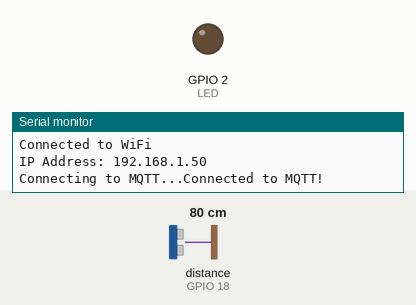
This sketch was run on a simulated ESP32. Shown: output pins drawn as LEDs (lit = HIGH), the last lines printed to the serial monitor. Wiring (from diagram.json): ultrasonic range finder: trigger GPIO 5; echo GPIO 18. The test bench sets the inputs (shaded band); at power-on: distance to the obstacle (sensor on GPIO 18) 80 cm. The echo pulse lasts 58.3 µs per cm; WiFi joins after 1.5 s; servers stay silent unless stated; no MQTT or app messages arrive unless stated; pins used as bus, display or sensor lines are not drawn.

Above: at 3.2 s.
3.3 s: distance to the obstacle (sensor on GPIO 18) set to 17 cm
13.2 s: distance to the obstacle (sensor on GPIO 18) set to 14 cm
At 22.8 s:
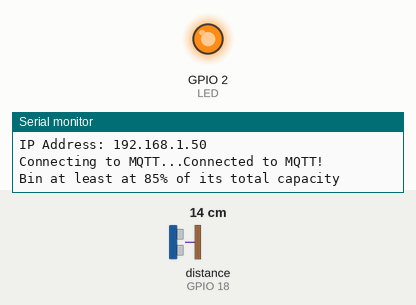
23.5 s: distance to the obstacle (sensor on GPIO 18) set to 18 cm
At 32.9 s:
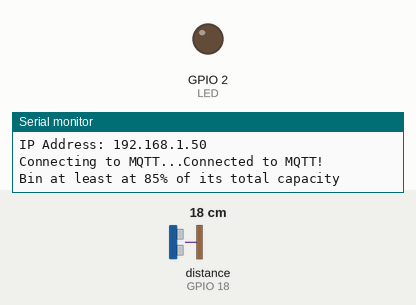
33.5 s: distance to the obstacle (sensor on GPIO 18) set to 2 cm
At 43.0 s:
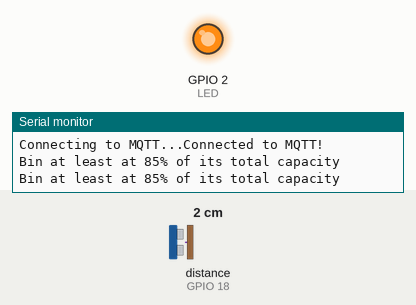
Timing chart, 0 to 44.5 s (numbered marks = the images above; inputs shaded):
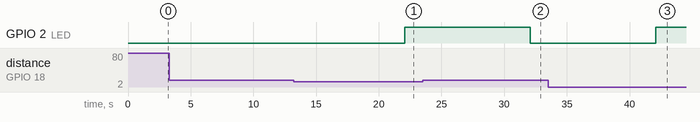

The sketch:

sketch.ino
```cpp
#include <Arduino.h>
#include "freertos/FreeRTOS.h"
#include "freertos/task.h"
#include "freertos/semphr.h"
#include <WiFi.h>
#include <WiFiClientSecure.h>
#include <PubSubClient.h>
#include <ArduinoJson.h>

#define TRIG_PIN 5
#define ECHO_PIN 18
#define LED 2
#define TOPIC_CONTAINER "/contenedores/estado"

float duration_us, distance_cm;
boolean message;
float usedCapacity;
SemaphoreHandle_t xMutex;

const char* ssid = "Wokwi-GUEST";
const char* password = "";

const char* mqtt_server = "942075f3b1b14c5d96569228d55c3682.s1.eu.hivemq.cloud";
const int mqtt_port = 8883;
const char* mqtt_user = "hivemq.webclient.1737116538886";
const char* mqtt_password = "d:RThu0SC$sml#51B9.A";

WiFiClientSecure wifiClient;
PubSubClient client(wifiClient);

void vBinControlTask(void* pvParam) {
  for (;;) {
    if (xSemaphoreTake(xMutex, portMAX_DELAY)) {
      digitalWrite(TRIG_PIN, HIGH);
      delayMicroseconds(10);
      digitalWrite(TRIG_PIN, LOW);

      duration_us = pulseIn(ECHO_PIN, HIGH);
      distance_cm = 0.017 * duration_us;

      if (distance_cm > 100) {
        usedCapacity = 0.0; // Contenedor vacío
      } else {
        usedCapacity = (100 - distance_cm) / 100;
        if (usedCapacity > 0.85) {
          digitalWrite(LED, HIGH);
          if (!message) {
            Serial.println("Bin at least at 85% of its total capacity");
            message = true;
          }
        } else {
          digitalWrite(LED, LOW);
          message = false;
        }
      }
       usedCapacity = 100 *  usedCapacity;

      if (client.connected()) {
        DynamicJsonDocument jsonPayload(256);
        jsonPayload["capacidad_usada"] = usedCapacity;
        char bufferPayload[256];
        serializeJson(jsonPayload, bufferPayload);
        client.publish(TOPIC_CONTAINER, bufferPayload);
      } else {
        Serial.println("MQTT disconnected. Reconnecting...");
        mqttConnect();
      }

      xSemaphoreGive(xMutex);
    }
    vTaskDelay(10000 / portTICK_PERIOD_MS); // 10 segundos
  }
}

void wifiConnect() {
  WiFi.begin(ssid, password);
  while (WiFi.status() != WL_CONNECTED) {
    delay(1000);
    Serial.println("Connecting to WiFi...");
  }
  Serial.println("Connected to WiFi");
  Serial.print("IP Address: ");
  Serial.println(WiFi.localIP());
}

void mqttConnect() {
  client.setServer(mqtt_server, mqtt_port);
  wifiClient.setInsecure();

  while (!client.connected()) {
    Serial.print("Connecting to MQTT...");
    if (client.connect("ESP32_Client", mqtt_user, mqtt_password)) {
      Serial.println("Connected to MQTT!");
      client.subscribe(TOPIC_CONTAINER);
    } else {
      Serial.print("MQTT connection failed. State: ");
      Serial.println(client.state());
      delay(2000);
    }
  }
}

void setup() {
  Serial.begin(9600);
  pinMode(TRIG_PIN, OUTPUT);
  pinMode(ECHO_PIN, INPUT);
  pinMode(LED, OUTPUT);

  wifiConnect();
  mqttConnect();

  xMutex = xSemaphoreCreateMutex();
  if (xMutex != NULL) {
    xTaskCreate(vBinControlTask, "BinControl", 4096, NULL, 1, NULL);
  }
}

void loop() {
  // El bucle principal no hace nada
}
```

Measured:
- the behaviour switches between 16 and 15 cm on distance to the obstacle (sensor on GPIO 18) (found by bisection; images 0 and 1)
- after the input at 3.3 s, every drawn part: stays the same
- after the input at 13.2 s, GPIO 2 (LED): LOW → HIGH after 8.9 s
- after the input at 23.5 s, GPIO 2 (LED): HIGH → LOW after 8.6 s
- after the input at 33.5 s, GPIO 2 (LED): LOW → HIGH after 8.6 s
